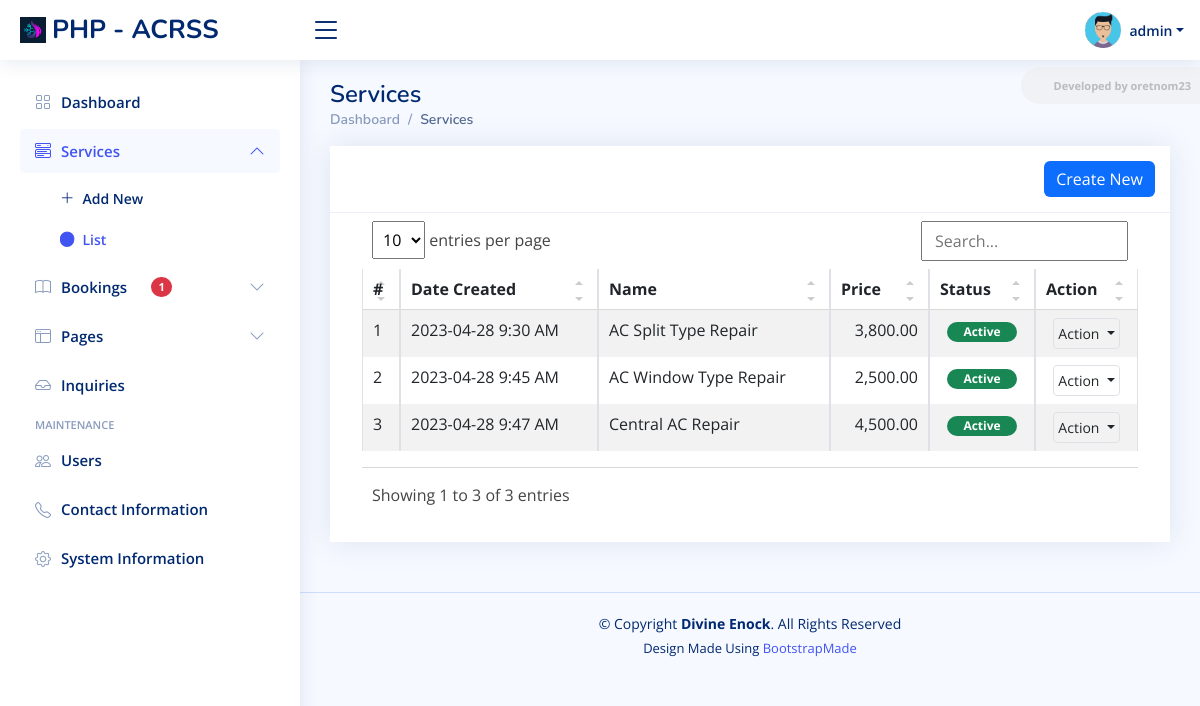
/admin/?page=services (signed in), run on the app's committed database.
### tables this page shows
CREATE TABLE `service_list` (
  `id` bigint(30) NOT NULL,
  `name` text NOT NULL,
  `description` text NOT NULL,
  `price` float(12,2) NOT NULL DEFAULT 0.00,
  `image_path` text DEFAULT NULL,
  `status` tinyint(1) NOT NULL DEFAULT 1,
  `created_at` datetime NOT NULL DEFAULT current_timestamp(),
  `updated_at` datetime NOT NULL
);

### config.php (called while the page is built, shortened)
<?php
function format_num($number = '' , $decimal = ''){
    if(is_numeric($number)){
        $ex = explode(".",$number);
        $decLen = isset($ex[1]) ? strlen($ex[1]) : 0;
        if(is_numeric($decimal)){
            return number_format($number,$decimal);
        }else{
            return number_format($number,$decLen);
        }
    }else{
        return "Invalid Input";
    }
}
?>

### admin/services/index.php (the view, shortened to what this page needs)
<div class="card card-outline rounded-0 card-navy">
	<div class="card-header ">
		<div class="card-tools d-flex justify-content-end">
			<a href="<?= base_url ?>admin?page=services/manage_service" id="create_new" class="btn btn-flat btn-primary bg-gradient-teal border-0 rounded00"><span class="fas fa-plus"></span>  Create New</a>
		</div>
	</div>
	<div class="card-body">
        <div class="container-fluid">
			<div class="table-responsive">
				<table class="table table-sm table-hover table-striped table-bordered" id="list">
					<colgroup>
						<col width="5%">
						<col width="20%">
						<col width="25%">
						<col width="25%">
						<col width="15">
						<col width="10%">
					</colgroup>
					<thead>
						<tr>
							<th>#</th>
							<th>Date Created</th>
							<th>Name</th>
							<th>Price</th>
							<th>Status</th>
							<th>Action</th>
						</tr>
					</thead>
					<tbody>
						<?php
						$i = 1;
						$qry = $conn->query("SELECT * from `service_list` order by `name` asc ");
						while($row = $qry->fetch_assoc()):
						?>
							<tr>
								<td class="align-items-center text-center"><?php echo $i++; ?></td>
								<td class="align-items-center"><?php echo date("Y-m-d g:i A",strtotime($row['created_at'])) ?></td>
								<td class="align-items-center"><?= $row['name'] ?></td>
								<td class="align-items-center text-end">
									<?= format_num($row['price'], 2) ?>
								</td>
								<td class="align-items-center justify-content-center text-center">
									<?php if($row['status'] == 1): ?>
										<span class="badge bg-success px-3 rounded-pill">Active</span>
									<?php else: ?>
										<span class="badge bg-danger px-3 rounded-pill">Inactive</span>
									<?php endif; ?>
								</td>
								<td class="align-items-center" align="center">
									<div class="dropdown">
										<button type="button" class="btn btn-flat p-1 btn-default btn-sm border dropdown-toggle dropdown-icon" data-bs-toggle="dropdown">
												Action
										</button>
									</div>
								</td>
							</tr>
						<?php endwhile; ?>
					</tbody>
				</table>
			</div>
		</div>
	</div>
</div>

### assets/css/style.css (style rules this page uses)
:root { scroll-behavior: smooth; }
body { font-family: "Open Sans", sans-serif; background: #f6f9ff; color: #444444; }
a { color: #4154f1; text-decoration: none; }
.card { margin-bottom: 30px; border: none; border-radius: 5px; box-shadow: 0px 0 30px rgba(1, 41, 112, 0.1); }
.card-header, .card-footer { border-color: #ebeef4; background-color: #fff; color: #798eb3; padding: 15px; }
.card-body { padding: 0 20px 20px 20px; }

### assets/css/custom.css (style rules this page uses)
.table-responsive { overflow-x: unset; }

### data on the page
service_list: created_at "2023-04-28 9:30 AM", name "AC Split Type Repair", price "3,800.00", status "Active"
service_list: created_at "2023-04-28 9:45 AM", name "AC Window Type Repair", price "2,500.00", status "Active"
service_list: created_at "2023-04-28 9:47 AM", name "Central AC Repair", price "4,500.00", status "Active"

### other printed values
$_settings->info('short_name') "PHP - ACRSS"
$_settings->userdata('username') "admin"
format_num($pbook) "1"
str_replace(['_', '/'], ' ', ($pageSplit[1] ?? $page)) "Services"
